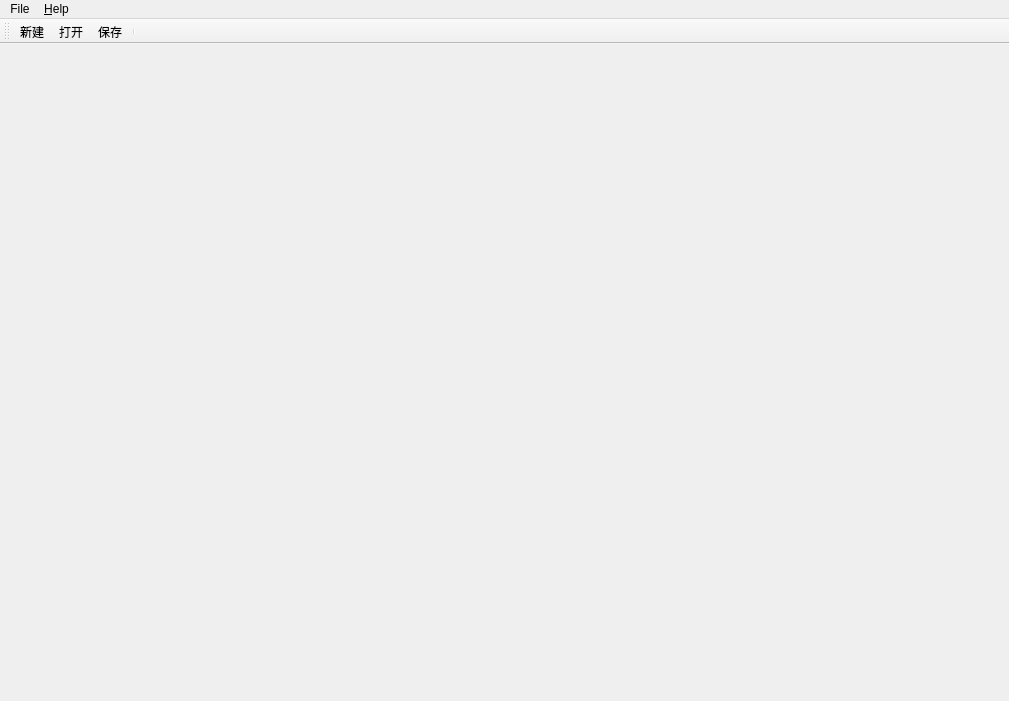
<?xml version="1.0" encoding="UTF-8"?>
<ui version="4.0">
 <class>UIMainWindow</class>
 <widget class="QMainWindow" name="UIMainWindow">
  <property name="geometry">
   <rect>
    <x>0</x>
    <y>0</y>
    <width>1009</width>
    <height>701</height>
   </rect>
  </property>
  <property name="windowTitle">
   <string>UIEditor</string>
  </property>
  <property name="windowIcon">
   <iconset>
    <normaloff>:/EditorRes/image/05.png</normaloff>:/EditorRes/image/05.png</iconset>
  </property>
  <widget class="QWidget" name="centralwidget"/>
  <widget class="QMenuBar" name="m_menubar">
   <property name="geometry">
    <rect>
     <x>0</x>
     <y>0</y>
     <width>1009</width>
     <height>23</height>
    </rect>
   </property>
   <widget class="QMenu" name="menu">
    <property name="title">
     <string>File</string>
    </property>
    <addaction name="m_actionNew"/>
    <addaction name="m_actionOpen"/>
    <addaction name="m_actionSave"/>
   </widget>
   <widget class="QMenu" name="menu_Help">
    <property name="title">
     <string>&amp;Help</string>
    </property>
    <addaction name="separator"/>
    <addaction name="m_pActionAbout"/>
   </widget>
   <addaction name="menu"/>
   <addaction name="menu_Help"/>
  </widget>
  <widget class="QToolBar" name="m_toolBar">
   <property name="maximumSize">
    <size>
     <width>16777215</width>
     <height>25</height>
    </size>
   </property>
   <property name="windowTitle">
    <string>toolBar</string>
   </property>
   <property name="iconSize">
    <size>
     <width>15</width>
     <height>15</height>
    </size>
   </property>
   <attribute name="toolBarArea">
    <enum>TopToolBarArea</enum>
   </attribute>
   <attribute name="toolBarBreak">
    <bool>false</bool>
   </attribute>
   <addaction name="m_actionNew"/>
   <addaction name="m_actionOpen"/>
   <addaction name="m_actionSave"/>
   <addaction name="separator"/>
  </widget>
  <action name="m_actionSave">
   <property name="icon">
    <iconset resource="../App.qrc">
     <normaloff>:/icon/Icon/save.png</normaloff>:/icon/Icon/save.png</iconset>
   </property>
   <property name="text">
    <string>保存</string>
   </property>
   <property name="toolTip">
    <string>保存当前编辑模型信息</string>
   </property>
  </action>
  <action name="m_pActionAddModel">
   <property name="icon">
    <iconset>
     <normaloff>:/EditorRes/image/06.png</normaloff>:/EditorRes/image/06.png</iconset>
   </property>
   <property name="text">
    <string>Add Model(.m1)</string>
   </property>
   <property name="toolTip">
    <string>添加M1模型</string>
   </property>
  </action>
  <action name="m_pActionAbout">
   <property name="text">
    <string>&amp;About</string>
   </property>
   <property name="toolTip">
    <string>About the Ares</string>
   </property>
  </action>
  <action name="m_pActionFillPoint">
   <property name="checkable">
    <bool>true</bool>
   </property>
   <property name="icon">
    <iconset>
     <normaloff>:/EditorRes/image/04.png</normaloff>:/EditorRes/image/04.png</iconset>
   </property>
   <property name="text">
    <string>POINT</string>
   </property>
   <property name="toolTip">
    <string>填充模式</string>
   </property>
  </action>
  <action name="m_pActionFillWireFrame">
   <property name="checkable">
    <bool>true</bool>
   </property>
   <property name="icon">
    <iconset>
     <normaloff>:/EditorRes/image/05.png</normaloff>:/EditorRes/image/05.png</iconset>
   </property>
   <property name="text">
    <string>WIREFRAME</string>
   </property>
   <property name="toolTip">
    <string>填充模式</string>
   </property>
  </action>
  <action name="m_pActionFillSolid">
   <property name="checkable">
    <bool>true</bool>
   </property>
   <property name="icon">
    <iconset>
     <normaloff>:/EditorRes/image/06.png</normaloff>:/EditorRes/image/06.png</iconset>
   </property>
   <property name="text">
    <string>SOLID</string>
   </property>
   <property name="toolTip">
    <string>D3DFIll_SOLID</string>
   </property>
  </action>
  <action name="m_actionNew">
   <property name="icon">
    <iconset resource="../App.qrc">
     <normaloff>:/icon/Icon/new.png</normaloff>:/icon/Icon/new.png</iconset>
   </property>
   <property name="text">
    <string>新建</string>
   </property>
  </action>
  <action name="m_actionOpen">
   <property name="icon">
    <iconset resource="../App.qrc">
     <normaloff>:/icon/Icon/Open.png</normaloff>:/icon/Icon/Open.png</iconset>
   </property>
   <property name="text">
    <string>打开</string>
   </property>
   <property name="toolTip">
    <string>打开</string>
   </property>
  </action>
 </widget>
 <resources>
  <include location="../App.qrc"/>
 </resources>
 <connections/>
</ui>
